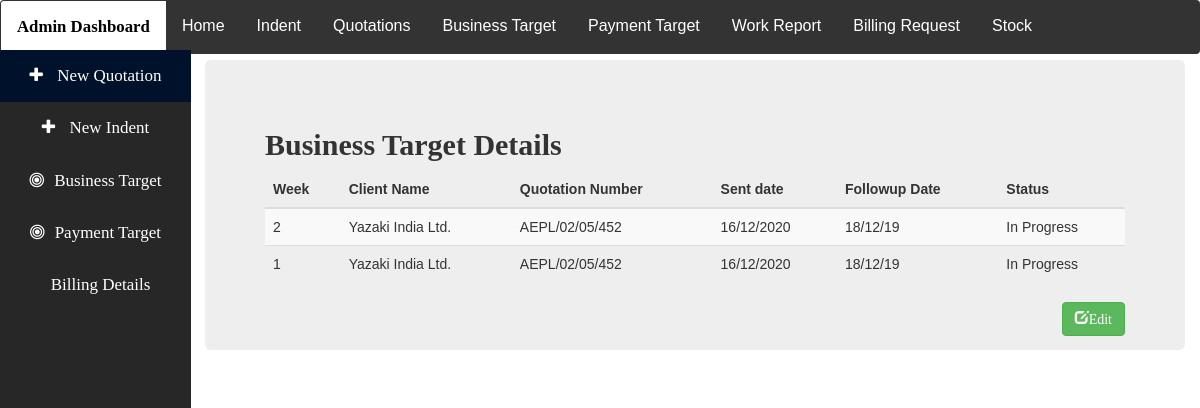
The app's page /work/businesstarget/ with its own data.
### work/models.py (models this page shows, shortened)
class Business(models.Model):
    client= models.CharField(max_length=50)
    quot= models.CharField(max_length=50)
    sent = models.CharField(max_length=20)
    follow= models.CharField(max_length=20)
    status= models.CharField(max_length=100)
    week = models.CharField(max_length=10,default='',editable=True)

### work/views.py (the view, shortened to what this page needs)
# urls.py: path('businesstarget/', views.businesstarget, name='businesstarget'),
def businesstarget(request):
    business_target = Business.objects.all()
    param = {'business': business_target}
    return render(request, 'work/targets.html', param)

### work/templates/work/targets.html
{% extends "work/base.html" %}
{% block content %}
    <div class="jumbotron" style="text-decoration: inherit;">
    	<h2 style=" font-family:monotype corsiva; font-weight: 900;">Business Target Details</h2>
    	<table class="table table-striped">
    		<thead>
      			<tr>
      				<th>Week</th>
        			<th>Client Name</th>
        			<th>Quotation Number</th>
        			<th>Sent date</th>
        			<th>Followup Date</th>
        			<th>Status</th>
      			</tr>
    		</thead>
    		<tbody>
            {% for i in business %}
      			<tr>
                    <td>{{i.week}}</td>
        			<td>{{i.client}} </td>
        			<td>{{i.quot}} </td>
        			<td>{{i.sent}}  </td>
        			<td>{{i.follow}} </td>
        			<td>{{i.status}} </td>
      			</tr>
            {% endfor %}
    		</tbody>
  		</table>
  		<button class="btn btn-success" style="float: right"><span class="glyphicon glyphicon-edit">Edit</span></button>
    </div>
{% endblock %}

### work/templates/work/base.html (style rules this page uses)
body { font-family: Arial, Helvetica, sans-serif; margin: 0px; margin-top: 0px; padding: 0px; }
button { background-color: #4CAF50; color: #ffffff; border: none; padding: 10px 20px; font-size: 17px; font-family: Raleway; cursor: pointer; }

### records on screen
Business: week "2", client "Yazaki India Ltd.", quot "AEPL/02/05/452", sent "16/12/2020", follow "18/12/19", status "In Progress"
Business: week "1", client "Yazaki India Ltd.", quot "AEPL/02/05/452", sent "16/12/2020", follow "18/12/19", status "In Progress"
